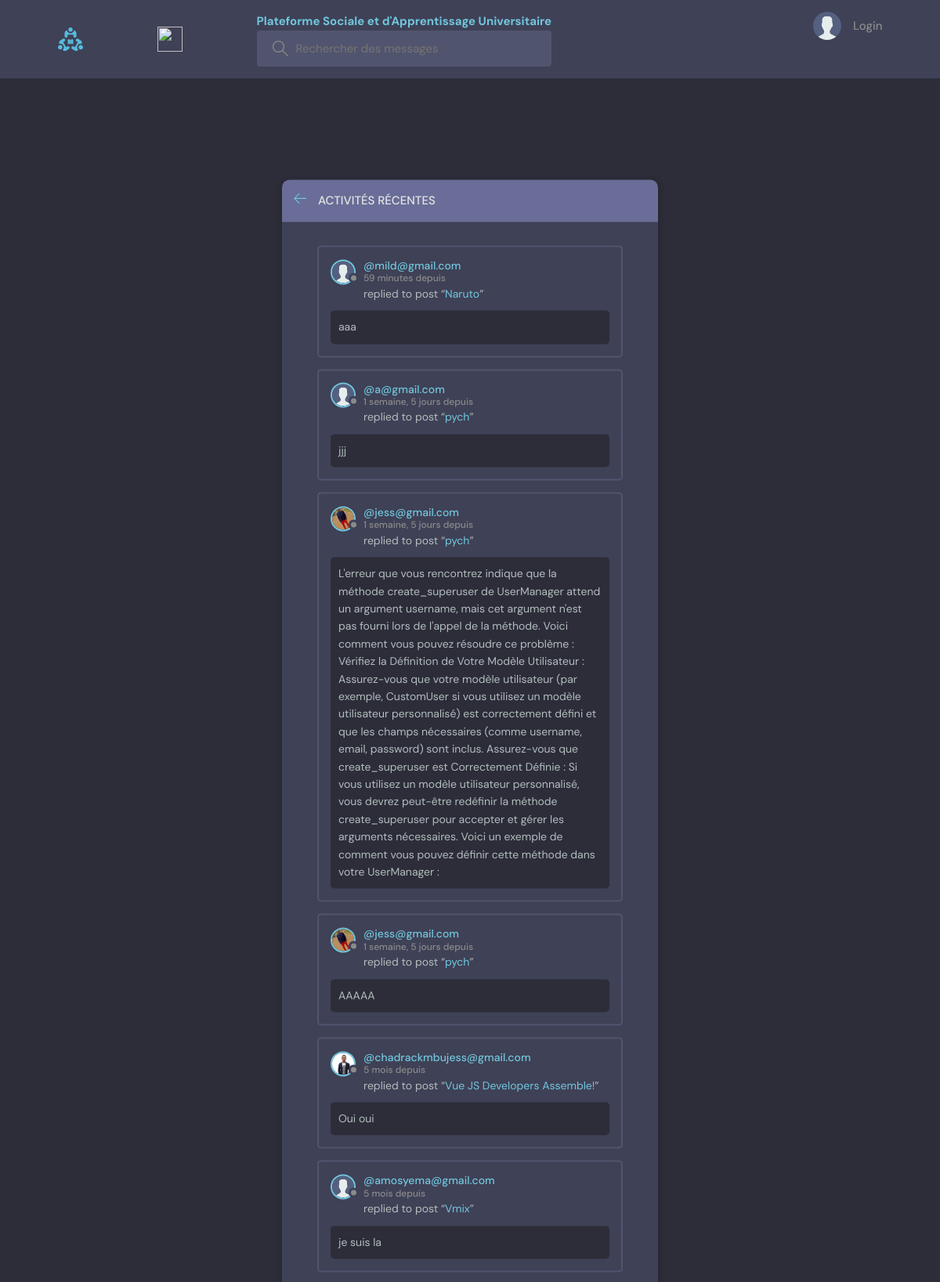
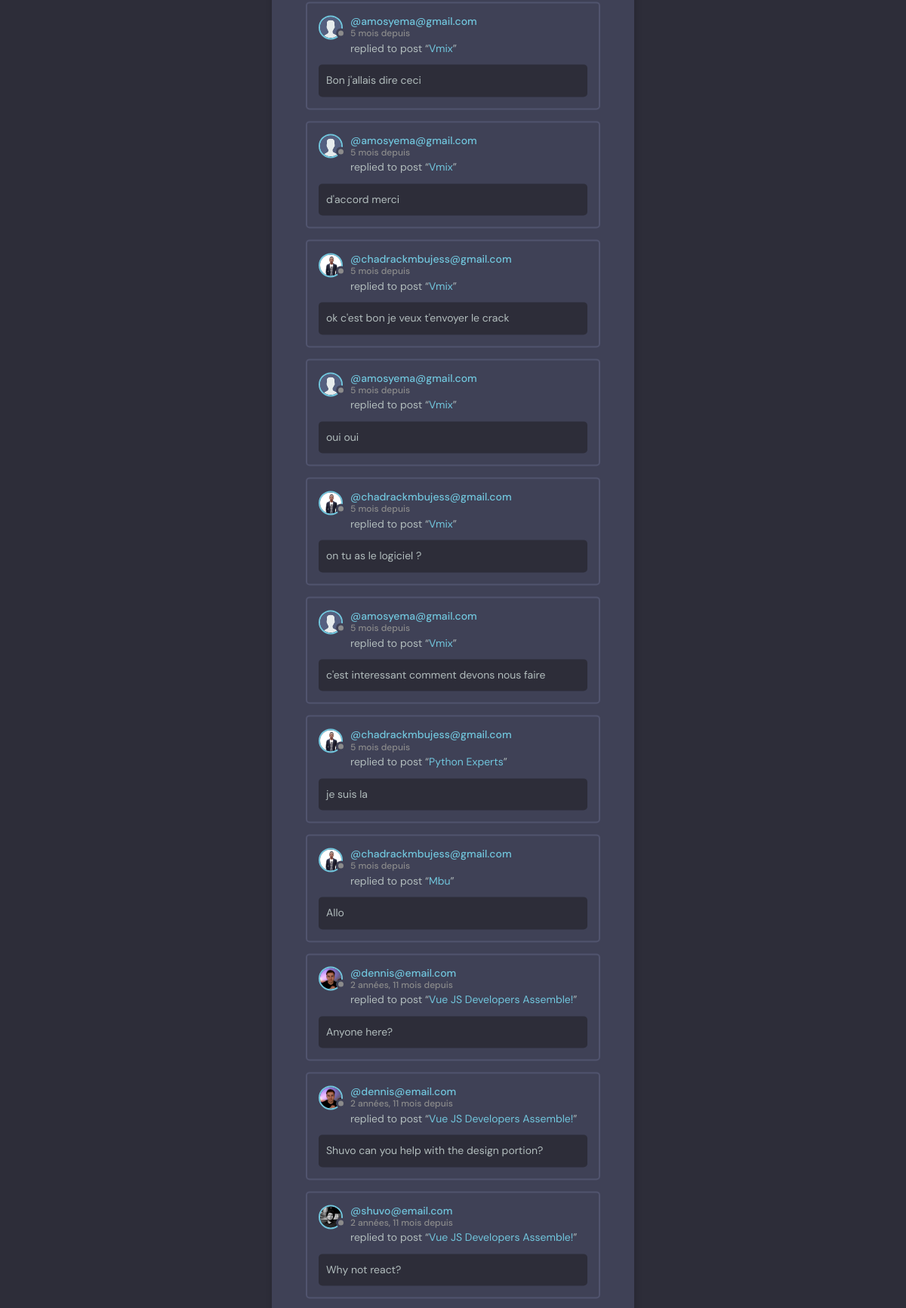
The page /activity/ (upper part) on the database its author committed (2 pictures, top to bottom).
### base/models.py (models this page shows, shortened)
class Message(models.Model):
    user = models.ForeignKey(User, on_delete=models.CASCADE)
    room = models.ForeignKey(Room, on_delete=models.CASCADE)
    body = models.TextField()
    updated = models.DateTimeField(auto_now=True)
    created = models.DateTimeField(auto_now_add=True)
    class Meta:
        ordering = ['-updated', '-created']

class User(AbstractUser):
    name = models.CharField(max_length=200, null=True)
    email = models.EmailField(unique=True, null=True)
    bio = models.TextField(null=True)
    avatar = models.ImageField(null=True, default="avatar.svg")
    USERNAME_FIELD = 'email'
    REQUIRED_FIELDS = []
    objects = CustomUserManager()  # Utilisation du gestionnaire personnalisé

class Room(models.Model):
    host = models.ForeignKey(User, on_delete=models.SET_NULL, null=True)
    topic = models.ForeignKey(Topic, on_delete=models.SET_NULL, null=True)
    name = models.CharField(max_length=200)
    description = models.TextField(null=True, blank=True)
    participants = models.ManyToManyField(User, related_name='participants', blank=True)
    image = models.ImageField(upload_to='room_images/', null=True, blank=True)
    updated = models.DateTimeField(auto_now=True)
    created = models.DateTimeField(auto_now_add=True)
    class Meta:
        ordering = ['-updated', '-created']
    def __str__(self):
        return self.name

### base/views.py (the view)
# urls.py: path('activity/', views.activityPage, name="activity"),
def activityPage(request):
    room_messages = Message.objects.all()
    return render(request, 'base/activity.html', {'room_messages': room_messages})

### base/templates/base/activity.html (shortened to what this page needs)
{% extends 'main.html' %}
{% block content %}
<main class="layout">
  <div class="container">
    <div class="layout__box">
      <div class="layout__boxHeader">
        <div class="layout__boxTitle">
          <a href="{% url 'home' %}">
            <svg version="1.1" xmlns="http://www.w3.org/2000/svg" width="32" height="32" viewBox="0 0 32 32">
              <title>arrow-left</title>
              <path
                d="M13.723 2.286l-13.723 13.714 13.719 13.714 1.616-1.611-10.96-10.96h27.625v-2.286h-27.625l10.965-10.965-1.616-1.607z">
              </path>
              </path>
            </svg>
          </a>
          <h3>Activités récentes</h3>
        </div>
      </div>
      <div class="activities-page layout__body">
        {% for message in room_messages %}
        <div class="activities__box">
          <div class="activities__boxHeader roomListRoom__header">
            <a href="{% url 'user-profile' message.user.id %}" class="roomListRoom__author">
              <div class="avatar avatar--small">
                <img src="{{message.user.avatar.url}}" />
              </div>
              <p>
                @{{message.user}}
                <span>{{message.created|timesince}} depuis</span>
              </p>
            </a>
          </div>
          <div class="activities__boxContent">
            <p>replied to post “<a href="{% url 'room' message.room.id %}">{{message.room}}</a>”</p>
            <div class="activities__boxRoomContent">
              {{message.body}}
            </div>
          </div>
        </div>
        {% endfor %}
      </div>
    </div>
  </div>
</main>
{% endblock content %}

### static/styles/style.css (style rules this page uses)
:root { --color-main: #71c6dd; --color-main-light: #e1f6fb; --color-dark: #3f4156; --color-dark-medium: #51546e; --color-dark-light: #696d97; --color-light: #e5e5e5; --color-gray: #8b8b8b; --color-light-gray: #b2bdbd; --color-bg: #2d2d39; --color-success: #5dd693; --color-error: #fc4b0b; }
* { font-family: "DM Sans", -apple-system, BlinkMacSystemFont, "Segoe UI", Roboto, Oxygen, Ubuntu, Cantarell, "Open Sans", "Helvetica Neue", sans-serif; margin: 0; padding: 0; box-sizing: border-box; text-rendering: optimizeLegibility; font-size: inherit; }
html { font-size: 56.25%; }
@media only screen and (min-width: 1200px) { html { font-size: 62.5%; } }
body { line-height: 1.6; font-weight: 400; font-size: 1.5rem; color: var(--color-light-gray); background-color: var(--color-bg); min-height: 100vh; }
img { width: 100%; }
a { display: inline-block; color: var(--color-main); text-decoration: none; }
.container { max-width: 120rem; width: 90%; margin: auto; }
.avatar { position: relative; display: inline-block; border-radius: 50%; border: 2px solid var(--color-main); }
.avatar img { display: block; border-radius: 50%; object-fit: cover; object-position: center; }
.avatar::after { content: ""; display: block; position: absolute; background-color: var(--color-gray); z-index: 111; border-radius: 50%; border: 0.3rem solid var(--color-dark); }
.avatar.avatar--small img { width: 2.8rem; height: 2.8rem; }
.avatar.avatar--small:after { width: 0.7rem; height: 0.7rem; bottom: 0px; right: -6px; }
.layout { margin-top: 2.4rem; }
.layout > .container { display: flex; justify-content: space-between; align-items: flex-start; }
.layout__box { width: 90%; max-width: 48rem; min-height: 40rem; position: absolute; top: 50%; left: 50%; transform: translate(-50%, -46%); background-color: var(--color-dark); border-radius: 1rem; box-shadow: 1px 1px 6px 3px rgba(0, 0, 0, 0.1); overflow: hidden; }
.layout__boxHeader { display: flex; padding: 1.5rem; background-color: var(--color-dark-light); }
.layout__boxTitle { display: flex; gap: 1.5rem; align-items: center; }
.layout__boxTitle h3 { text-transform: uppercase; font-weight: 500; color: var(--color-light); }
.layout__boxTitle svg { width: 1.6rem; height: 1.6rem; fill: var(--color-main); }
.layout__body { margin: 3rem; }
.roomListRoom__header { display: flex; justify-content: space-between; align-items: center; }
.roomListRoom__author { font-weight: 500; display: flex; align-items: center; gap: 1rem; }
.activities__box { margin: 1.5rem; padding: 1.5rem; border: 2px solid var(--color-dark-medium); border-radius: 5px; }
.activities__boxHeader p { font-size: 1.4rem; line-height: 1.3; }
.activities__boxHeader p span { color: var(--color-gray); font-size: 1.2rem; display: block; }
.activities__boxContent { margin-left: 4.2rem; }
.activities__boxContent { font-size: 1.4rem; }
.activities__boxRoomContent { background: var(--color-bg); padding: 1rem; border-radius: 5px; margin-top: 1rem; margin-left: -4.2rem; }

### rows shown on the page
Message: user.avatar (placeholder picture), user "mild@gmail.com", created "59 minutes", room "Naruto", body "aaa"
Message: user.avatar (placeholder picture), user "a@gmail.com", created "1 semaine, 5 jours", room "pych", body "jjj"
Message: user.avatar (picture), user "jess@gmail.com", created "1 semaine, 5 jours", room "pych", body "L'erreur que vous rencontrez indique que la méthode create_superuser de UserManager attend un argument username, mais cet argument n'est pas fourni lors de l'appel de la méthode. Voici comment vous pouvez résoudre ce problème : Vérifiez la Définition de Votre Modèle Utilisateur : Assurez-vous que votre modèle utilisateur (par exemple, CustomUser si vous utilisez un modèle utilisateur personnalisé) est correctement défini et que les champs nécessaires (comme username, email, password) sont inclus. Assurez-vous que create_superuser est Correctement Définie : Si vous utilisez un modèle utilisateur personnalisé, vous devrez peut-être redéfinir la méthode create_superuser pour accepter et gérer…"
Message: user.avatar (picture), user "jess@gmail.com", created "1 semaine, 5 jours", room "pych", body "AAAAA"
Message: user.avatar (picture), user "chadrackmbujess@gmail.com", created "5 mois", room "Vue JS Developers Assemble!", body "Oui oui"
Message: user.avatar (placeholder picture), user "amosyema@gmail.com", created "5 mois", room "Vmix", body "je suis la"
Message: user.avatar (placeholder picture), user "amosyema@gmail.com", created "5 mois", room "Vmix", body "Bon j'allais dire ceci"
Message: user.avatar (placeholder picture), user "amosyema@gmail.com", created "5 mois", room "Vmix", body "d'accord merci"
Message: user.avatar (picture), user "chadrackmbujess@gmail.com", created "5 mois", room "Vmix", body "ok c'est bon je veux t'envoyer le crack"
Message: user.avatar (placeholder picture), user "amosyema@gmail.com", created "5 mois", room "Vmix", body "oui oui"
Message: user.avatar (picture), user "chadrackmbujess@gmail.com", created "5 mois", room "Vmix", body "on tu as le logiciel ?"
Message: user.avatar (placeholder picture), user "amosyema@gmail.com", created "5 mois", room "Vmix", body "c'est interessant comment devons nous faire"
Message: user.avatar (picture), user "chadrackmbujess@gmail.com", created "5 mois", room "Python Experts", body "je suis la"
Message: user.avatar (picture), user "chadrackmbujess@gmail.com", created "5 mois", room "Mbu", body "Allo"
Message: user.avatar (picture), user "dennis@email.com", created "2 années, 11 mois", room "Vue JS Developers Assemble!", body "Anyone here?"
Message: user.avatar (picture), user "dennis@email.com", created "2 années, 11 mois", room "Vue JS Developers Assemble!", body "Shuvo can you help with the design portion?"
Message: user.avatar (picture), user "shuvo@email.com", created "2 années, 11 mois", room "Vue JS Developers Assemble!", body "Why not react?"
